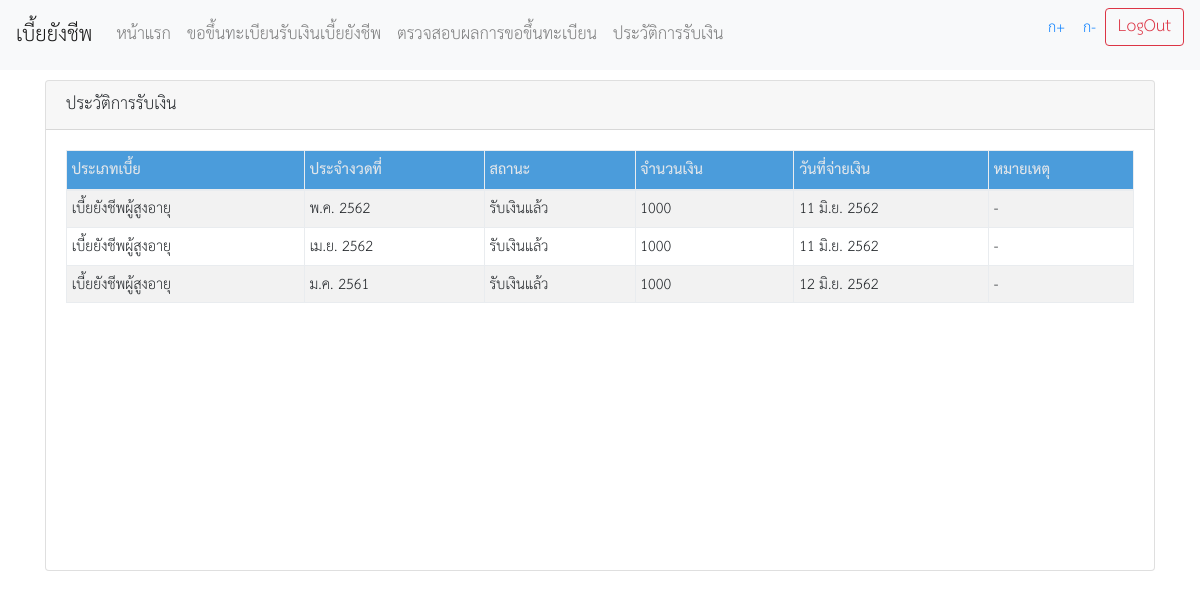
Page /onestop_client/welfare_index.php?r=history (signed in) on the committed database.
### tables this page shows
CREATE TABLE `tb_welfare_pay` (
  `id` int(11) NOT NULL,
  `paydate` date DEFAULT NULL,
  `status` int(11) DEFAULT NULL,
  `remark` text DEFAULT NULL,
  `amount` int(11) NOT NULL,
  `paymonth` int(4) NOT NULL,
  `month` varchar(50) NOT NULL,
  `request_id` int(11) NOT NULL
);

CREATE TABLE `tb_welfare_type` (
  `id` int(11) NOT NULL,
  `name` varchar(255) NOT NULL
);

CREATE TABLE `tb_welfare_request` (
  `id` int(11) NOT NULL,
  `personid` varchar(255) NOT NULL DEFAULT '',
  `type` int(11) DEFAULT NULL,
  `year` varchar(255) DEFAULT NULL,
  `amount` double DEFAULT NULL,
  `status` int(11) DEFAULT NULL,
  `requestdate` date DEFAULT NULL,
  `confirmdate` date DEFAULT NULL,
  `detail` text DEFAULT NULL,
  `receivetype` int(11) DEFAULT NULL,
  `process` int(4) DEFAULT NULL,
  `paymonth` int(11) NOT NULL,
  `start_pay_date` date NOT NULL,
  `end_pay_date` date NOT NULL
);

### onestop_client/asset/DB/myfnc2.php (called while the page is built, shortened)
<?php
function Connect2()
{
  $server="localhost";
  $user="root";
  $pw='^_^Itg46@_@';
  $db="c1onestopitglobal";
  $conn = mysqli_connect($server, $user, $pw, $db);
  return $conn;
}
function result_array($sql)
{
    $con = Connect2();
    $data = [];
    $result = $con->query($sql) or die($con->error);
    while ($row = $result->fetch_array(MYSQLI_ASSOC)) {
        $data[] = $row;
    };
    return $data;
}
function DateThaiNa($strDate)
{
    if ($strDate != '') {
        $strMonthCut = Array("", "ม.ค.", "ก.พ.", "มี.ค.", "เม.ย.", "พ.ค.", "มิ.ย.", "ก.ค.", "ส.ค.", "ก.ย.", "ต.ค.", "พ.ย.", "ธ.ค.");
        list ($y, $m, $d) = explode('-', $strDate);
        $strMonthThai = $strMonthCut[number_format($m)];
        $dob = sprintf("%02d $strMonthThai %04d", $d, $y + 543);
        return $dob;
    }
}

### onestop_client/itgmod/myfnc.php (called while the page is built, shortened)
<?php
function MonthYaerThai($strDate)
{
$strYear = date("Y",strtotime($strDate))+543;
$strMonth= date("n",strtotime($strDate));
$strMonthCut = Array("","ม.ค.","ก.พ.","มี.ค.","เม.ย.","พ.ค.","มิ.ย.","ก.ค.","ส.ค.","ก.ย.","ต.ค.","พ.ย.","ธ.ค.");
$strMonthThai=$strMonthCut[$strMonth];
return "$strMonthThai $strYear";
}
?>

### onestop_client/modules/welfare_new/welfare_history.php (the view, shortened to what this page needs)
<?php
$sql = 'SELECT c.name AS recname ,a.*,b.*,c.* FROM tb_welfare_pay a
        RIGHT JOIN tb_welfare_request b on a.request_id = b.id
        INNER JOIN tb_welfare_type c on b.type = c.id
        WHERE b.personid = \'' . $_SESSION['PID'] . '\'';
$data = result_array($sql);
?>
<div class="container" style="padding-top: 10px;">
    <div class="card">
        <div class="card-header">
            ประวัติการรับเงิน
        </div>
        <div class="card-body">
            <div class="table-responsive" style="overflow-x:auto; height: 400px">
                <table class="table table-bordered table-striped table-hover table-sm">
                    <thead style="background-color: #4b9cdb;">
                    <tr>
                        <th style="color: #e2e6ea">ประเภทเบี้ย</th>
                        <th style="color: #e2e6ea">ประจำงวดที่</th>
                        <th style="color: #e2e6ea">สถานะ</th>
                        <th style="color: #e2e6ea">จำนวนเงิน</th>
                        <th style="color: #e2e6ea">วันที่จ่ายเงิน</th>
                        <th style="color: #e2e6ea">หมายเหตุ</th>
                    </tr>
                    </thead>
                    <tbody>
                    <?php foreach ($data as $key => $val): ?>
                        <?php if ($val['paydate'] != []): ?>
                          <tr>
                              <td><?= $val['recname']; ?></td>
                              <td><?= MonthYaerThai($val['month']); ?></td>
                              <td><?= $val['status'] == 1 ? 'ยังไม่ได้รับเงิน' : 'รับเงินแล้ว'; ?></td>
                              <td><?= $val['amount']?></td>
                              <td><?= DateThaiNa($val['paydate']); ?></td>
                              <td><?= $val['remark'] == '' ? '-' : $val['remark'] ?></td>
                          </tr>
                        <?php endif; ?>
                    <?php endforeach; ?>
                    </tbody>
                </table>
            </div>
        </div>
    </div>
</div>

### onestop_client/welfare_index.php (style rules this page uses)
body { font-family: THSarabunNew; }

### onestop_client/modules/welfare_new/welfare_history.php (style rules this page uses)
table { font-size: 14px; }

### rows in the picture
tb_welfare_pay: tb_welfare_type.name "เบี้ยยังชีพผู้สูงอายุ", month "พ.ค. 2562", tb_welfare_request.amount "1000", paydate "11 มิ.ย. 2562"
tb_welfare_pay: tb_welfare_type.name "เบี้ยยังชีพผู้สูงอายุ", month "เม.ย. 2562", tb_welfare_request.amount "1000", paydate "11 มิ.ย. 2562"
tb_welfare_pay: tb_welfare_type.name "เบี้ยยังชีพผู้สูงอายุ", month "ม.ค. 2561", tb_welfare_request.amount "1000", paydate "12 มิ.ย. 2562"
